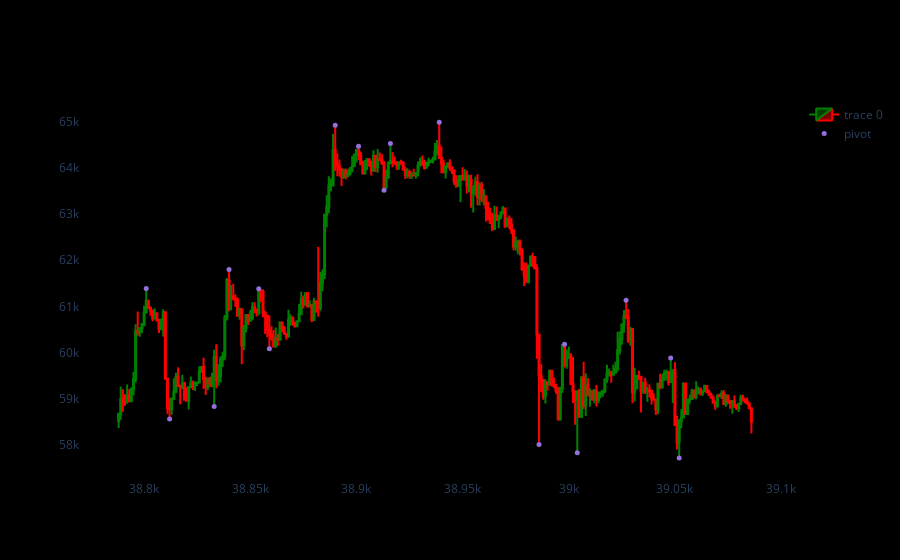

The code cell stored with this chart in its notebook:
### Code cell
import plotly.graph_objects as go
from plotly.subplots import make_subplots
from datetime import datetime
dfpl = df[-300:-1]
fig = go.Figure(data=[go.Candlestick(x=dfpl.index,
                open=dfpl['Open'],
                high=dfpl['High'],
                low=dfpl['Low'],
                close=dfpl['Close'],
                increasing_line_color= 'green', 
                decreasing_line_color= 'red')])

fig.add_scatter(x=dfpl.index, y=dfpl['pointpos'], mode="markers",
                marker=dict(size=5, color="MediumPurple"),
                name="pivot")
fig.update_layout(xaxis_rangeslider_visible=False)
fig.update_xaxes(showgrid=False)
fig.update_yaxes(showgrid=False)
fig.update_layout(paper_bgcolor='black', plot_bgcolor='black')

fig.show()

### Figure 1 — Plotly figure (JSON) as saved in the notebook; plotly's stock layout.template omitted (floating-point values rounded to 4 significant figures; data arrays with more than 128 entries replaced by an {"elided": "..."} marker saying what was removed)
{"data": [{"close": {"elided": "299 int values"}, "decreasing": {"line": {"color": "red"}}, "high": {"elided": "299 int values"}, "increasing": {"line": {"color": "green"}}, "low": {"elided": "299 int values"}, "open": {"elided": "299 int values"}, "type": "candlestick", "x": {"elided": "299 int values"}}, {"marker": {"color": "MediumPurple", "size": 5}, "mode": "markers", "name": "pivot", "type": "scatter", "x": {"elided": "299 int values"}, "y": {"elided": "299 float values"}}], "layout": {"paper_bgcolor": "black", "plot_bgcolor": "black", "xaxis": {"rangeslider": {"visible": false}, "showgrid": false}, "yaxis": {"showgrid": false}}}
